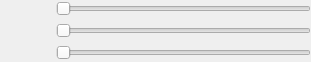
<?xml version="1.0" encoding="UTF-8"?>
<ui version="4.0">
 <class>ColorPicker</class>
 <widget class="QWidget" name="ColorPicker">
  <property name="geometry">
   <rect>
    <x>0</x>
    <y>0</y>
    <width>311</width>
    <height>62</height>
   </rect>
  </property>
  <property name="minimumSize">
   <size>
    <width>0</width>
    <height>60</height>
   </size>
  </property>
  <property name="windowTitle">
   <string>Form</string>
  </property>
  <layout class="QHBoxLayout" name="horizontalLayout_2">
   <property name="margin">
    <number>0</number>
   </property>
   <item>
    <layout class="QHBoxLayout" name="horizontalLayout">
     <item>
      <widget class="ColorWidget" name="colorWidget" native="true">
       <property name="sizePolicy">
        <sizepolicy hsizetype="Fixed" vsizetype="Preferred">
         <horstretch>1</horstretch>
         <verstretch>0</verstretch>
        </sizepolicy>
       </property>
       <property name="minimumSize">
        <size>
         <width>50</width>
         <height>50</height>
        </size>
       </property>
       <property name="maximumSize">
        <size>
         <width>50</width>
         <height>50</height>
        </size>
       </property>
      </widget>
     </item>
    </layout>
   </item>
   <item>
    <layout class="QVBoxLayout" name="verticalLayout">
     <item>
      <widget class="QSlider" name="redSlider">
       <property name="maximum">
        <number>255</number>
       </property>
       <property name="orientation">
        <enum>Qt::Horizontal</enum>
       </property>
      </widget>
     </item>
     <item>
      <widget class="QSlider" name="blueSlider">
       <property name="maximum">
        <number>255</number>
       </property>
       <property name="orientation">
        <enum>Qt::Horizontal</enum>
       </property>
      </widget>
     </item>
     <item>
      <widget class="QSlider" name="greenSlider">
       <property name="maximum">
        <number>255</number>
       </property>
       <property name="orientation">
        <enum>Qt::Horizontal</enum>
       </property>
      </widget>
     </item>
    </layout>
   </item>
  </layout>
 </widget>
 <customwidgets>
  <customwidget>
   <class>ColorWidget</class>
   <extends>QWidget</extends>
   <header>colorwidget.h</header>
   <container>1</container>
  </customwidget>
 </customwidgets>
 <resources/>
 <connections/>
</ui>
